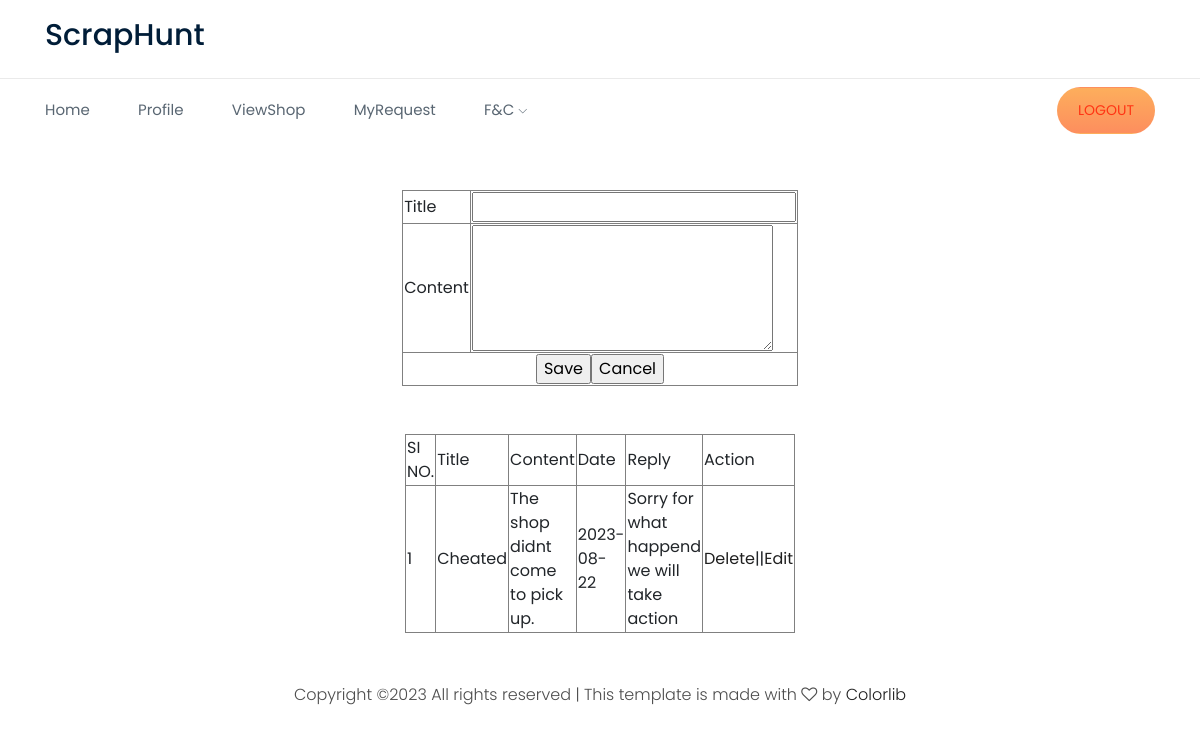
The page /User/Complaint.php (signed in) on the database its author committed.
### tables this page shows
CREATE TABLE `tbl_complaint` (
  `complaint_id` int(11) NOT NULL,
  `complaint_title` varchar(50) NOT NULL,
  `complaint_content` varchar(50) NOT NULL,
  `complaint_date` varchar(50) NOT NULL,
  `complaint_reply` varchar(50) NOT NULL DEFAULT 'Not Replied Yet',
  `complaint_status` varchar(50) NOT NULL DEFAULT '0',
  `user_id` int(11) NOT NULL
);

### web/User/Complaint.php (the view, shortened to what this page needs)
<!DOCTYPE html PUBLIC "-//W3C//DTD XHTML 1.0 Transitional//EN" "http://www.w3.org/TR/xhtml1/DTD/xhtml1-transitional.dtd">
<html xmlns="http://www.w3.org/1999/xhtml">
<head>
</head>
<body>
<?php
include("Head.php");
			?>
			<?php
$comid = "";
$comt = "";
$comc = "";
?>
<form id="form1" name="form1" method="post" action="">
  <table border="1" align="center">
    <tr>
      <td>Title</td>
      <td><input type="text" name="txt_title" id="txt_title"  value="<?php echo $comt ?>"/>
          <input type="hidden" name="txt_id" id="txt_id" value="<?php echo $comid ?>" /></td>
    </tr>
    <tr>
      <td>Content</td>
      <td><textarea name="txt_cont" id="txt_cont" cols="20" rows="5"><?php echo $comc?></textarea></td>
    </tr>
    <tr>
      <td colspan="2" align="center"><input type="submit" name="btn_save" value="Save" /><input type="reset" name="btn_cancel" value="Cancel" /></td>
    </tr>
  </table>
  <br /><br />
<table width="200" border="1" align="center">
  <tr>
    <td>SI NO.</td>
    <td>Title</td>
    <td>Content</td>
    <td>Date</td>
    <td>Reply</td>
    <td>Action</td>
  </tr>
  <?php
  $i = 0;
  $selQry = "select * from tbl_complaint where user_id='".$_SESSION["uid"]."'";
  $row = $Conn->query($selQry);
  while($data=$row->fetch_assoc())
  {
	  $i++;
  ?>
  <tr>
    <td><?php echo $i?></td>
    <td><?php echo $data["complaint_title"]?></td>
    <td><?php echo $data["complaint_content"]?></td>
    <td><?php echo $data["complaint_date"]?></td>
    <td><?php echo $data["complaint_reply"]?></td>
    <td><a href="Complaint.php?did=<?php echo $data["complaint_id"]?>">Delete</a>||<a href="Complaint.php?eid=<?php echo $data["complaint_id"]?>">Edit</a></td>
  </tr>
  <?php
  }
  ?>
</table>
</form>
</body>
<?php
include("Foot.php");
?>
</html>

### rows shown on the page
tbl_complaint: complaint_title "Cheated", complaint_content "The shop didnt come to pick up.", complaint_date "2023-08-22", complaint_reply "Sorry for what happend we will take action"
